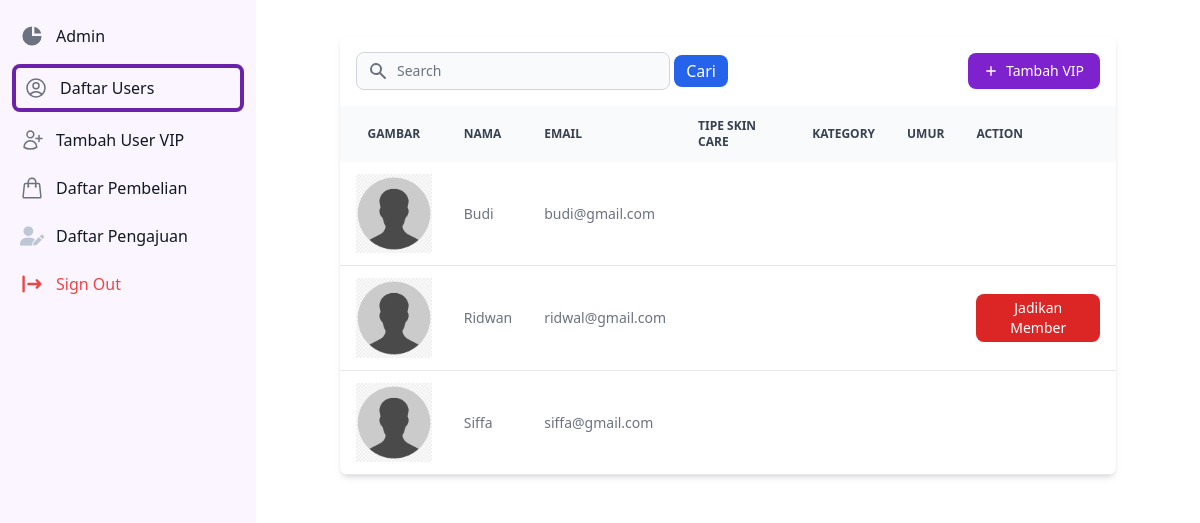
Screenshot of /admin/users/ (signed in) with the database file from the repository.
### tables this page shows
CREATE TABLE `users` (
  `id` int(11) NOT NULL,
  `email` varchar(255) NOT NULL,
  `password` varchar(255) NOT NULL,
  `username` varchar(255) NOT NULL,
  `tipe_skincare` varchar(255) NOT NULL,
  `kategori` varchar(255) NOT NULL,
  `umur` varchar(255) NOT NULL,
  `gender` enum('','Laki-laki','Perempuan') NOT NULL,
  `role` enum('VIP','MEMBER','ADMIN') NOT NULL,
  `gambar` varchar(255) NOT NULL,
  `kondisi` text NOT NULL,
  `scan_date` date DEFAULT NULL,
  `pengajuan` enum('','Diminta','Diterima','Ditolak') NOT NULL
);

### admin/users/index.php (the view, shortened to what this page needs)
<?php
require "../../database/connect.php";
?>
<!DOCTYPE html>
<html lang="en" class="light">
<head>
  <link rel="stylesheet" href="/styles/output.css">
</head>
<body>
  <?php require("../../components/sidebar-admin.php") ?>
  <div class="p-4 sm:ml-64">
    <section class="bg-white dark:bg-gray-900 p-3 sm:p-5 antialiased">
      <div class="mx-auto max-w-screen-xl px-4 lg:px-12">
        <div class="bg-white dark:bg-gray-800 relative shadow-md sm:rounded-lg overflow-hidden">
          <div class="flex flex-col md:flex-row items-center justify-between space-y-3 md:space-y-0 md:space-x-4 p-4">
            <div class="w-full md:w-1/2">
              <form action="/admin/users/" method="get" class="flex items-center">
                <div class="relative w-full mr-1">
                  <div class="absolute inset-y-0 left-0 flex items-center pl-3 pointer-events-none">
                  </div>
                  <input type="text" id="simple-search" name="cari" class="bg-gray-50 border border-gray-300 text-gray-900 text-sm rounded-lg focus:ring-primary-500 focus:border-primary-500 block w-full pl-10 p-2 dark:bg-gray-700 dark:border-gray-600 dark:placeholder-gray-400 dark:text-white dark:focus:ring-primary-500 dark:focus:border-primary-500" placeholder="Search" required="">
                </div>
                <button type="submit" name="submit" class="bg-blue-600 text-white px-3 py-1 ml-1 rounded-lg">Cari</button>
              </form>
            </div>
            <div class="w-full md:w-auto flex flex-col md:flex-row space-y-2 md:space-y-0 items-stretch md:items-center justify-end md:space-x-3 flex-shrink-0">
              <a href="/admin/vip/" id="createProductModalButton" data-modal-target="createProductModal" data-modal-toggle="createProductModal" class="flex items-center justify-center text-white bg-purple-700 hover:bg-purple-800 focus:ring-4 focus:ring-purple-300 font-medium rounded-lg text-sm px-4 py-2 dark:bg-purple-600 dark:hover:bg-purple-700 focus:outline-none dark:focus:ring-purple-800">
                <svg class="h-3.5 w-3.5 mr-2" fill="currentColor" viewbox="0 0 20 20" xmlns="http://www.w3.org/2000/svg" aria-hidden="true">
                  <path clip-rule="evenodd" fill-rule="evenodd" d="M10 3a1 1 0 011 1v5h5a1 1 0 110 2h-5v5a1 1 0 11-2 0v-5H4a1 1 0 110-2h5V4a1 1 0 011-1z" />
                </svg>
                Tambah VIP
              </a>
            </div>
          </div>
          <div class="overflow-x-auto">
            <table class="js-sort-table w-full text-sm text-left text-gray-500 dark:text-gray-400">
              <thead class="text-xs text-gray-700 uppercase bg-gray-50 dark:bg-gray-700 dark:text-gray-400">
                <tr>
                  <th scope="col" class="px-4 py-4 text-center">Gambar</th>
                  <th scope="col" class="px-4 py-3">Nama</th>
                  <th scope="col" class="px-4 py-3">Email</th>
                  <th scope="col" class="px-4 py-3">Tipe Skin Care</th>
                  <th scope="col" class="px-4 py-3">Kategory</th>
                  <th scope="col" class="px-4 py-3">Umur</th>
                  <th scope="col" class="px-4 py-3">Action</th>
                </tr>
              </thead>
              <tbody class="tbody">
                <?php
                $query = "SELECT * FROM users WHERE role != 'ADMIN'";
                $sql = mysqli_query($connect, $query);
                while ($data = mysqli_fetch_array($sql)) { ?>
                  <tr class="border-b dark:border-gray-700">
                    <td scope="row" class="px-4 py-3 h-full flex items-center justify-center font-medium text-gray-900 whitespace-nowrap dark:text-white"><img src="<?= $data['gambar'] ?>" class="w-20"></td>
                    <td class="px-4 py-3"><?= $data['username'] ?></td>
                    <td class="px-4 py-3"><?= $data['email'] ?></td>
                    <td class="px-4 py-3 max-w-[12rem] truncate"><?= $data['tipe_skincare'] ?></td>
                    <td class="px-4 py-3 max-w-[12rem] truncate"><?= $data['kategori'] ?></td>
                    <td class="px-4 py-3"><?= $data['umur'] ?></td>
                    <?php if ($data['role'] == "VIP") : ?>
                      <td class="px-4 py-3"><button class="bg-red-600 text-white px-3 py-1 rounded-lg"><a href="/admin/users/index.php?email=<?= $data['email'] ?>">Jadikan Member</a></button></td>
                    <?php endif ?>
                  </tr>
                <?php } ?>
              </tbody>
            </table>
          </div>
        </div>
      </div>
    </section>
  </div>
</body>
</html>

### rows the page displays
users: gambar (placeholder picture), username "Budi", email "budi@gmail.com"
users: gambar (placeholder picture), username "Ridwan", email "ridwal@gmail.com"
users: gambar (placeholder picture), username "Siffa", email "siffa@gmail.com"
